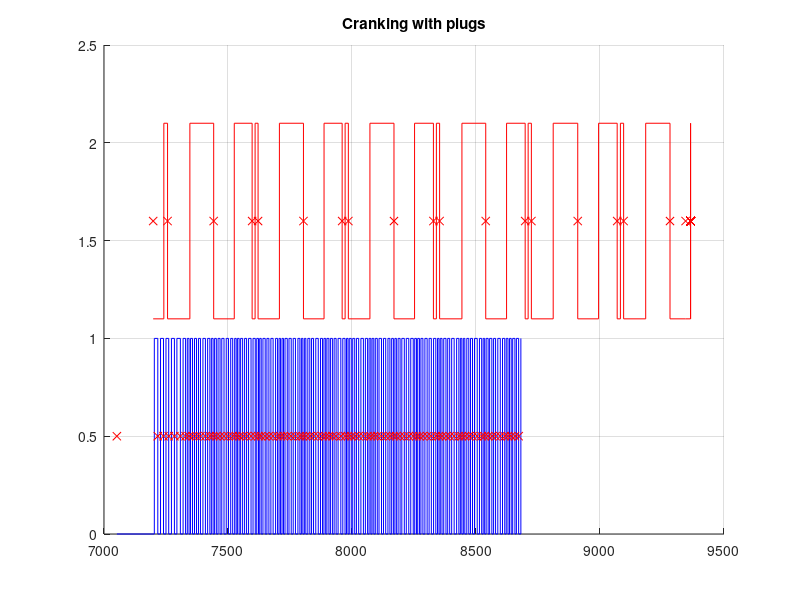

This figure's MATLAB source:
% Data collected using ARDUINO on Apr 30 2016 8:30 PM

VRS0_first = 7051.908;
VRS0_state=[0, 1, 0, 1, 0, 1, 0, 1, 0, 1, 0, 1, 0, 1, 0, 1, 0, 1, 0, 1, 0, 1, 0, 1, 0, 1, 0, 1, 0, 1, 0, 1, 0, 1, 0, 1, 0, 1, 0, 1, 0, 1, 0, 1, 0, 1, 0, 1, 0, 1, 0, 1, 0, 1, 0, 1, 0, 1, 0, 1, 0, 1, 0, 1, 0, 1, 0, 1, 0, 1, 0, 1, 0, 1, 0, 1, 0, 1, 0, 1, 0, 1, 0, 1, 0, 1, 0, 1, 0, 1, 0, 1, 0, 1, 0, 1, 0, 1, 0, 1, 0, 1, 0, 1, 0, 1, 0, 1, 0, 1, 0, 1, 0, 1, 0, 1, 0, 1, 0, 1, 0, 1, 0, 1, 0, 1, 0, 1, 0, 1, 0, 1, 0, 1, 0, 1, 0, 1, 0, 1, 0, 1, 0, 1, 0, 1, 0, 1, 0, 1, 0, 1, 0, 1, 0, 1, 0, 1, 0, 1, 0, 1, 0, 1, 0, 1, 0, 1, 0, 1, 0, 1, 0, 1, 0, 1, 0, 1, 0, 1, 0, 1, 0, 1, 0, 1, 0, 1, 0, 1];

VRS0_dtms=[ 0, 151, 14, 11, 12, 10, 11, 11, 12, 10, 14, 11, 10, 7, 7, 6, 8, 8, 8, 8, 8, 10, 10, 9, 9, 6, 7, 6, 7, 7, 8, 7, 9, 9, 9, 9, 8, 8, 6, 5, 7, 6, 8, 8, 8, 8, 10, 8, 9, 6, 7, 5, 6, 7, 9, 7, 8, 8, 9, 10, 8, 6, 6, 6, 6, 6, 9, 7, 9, 8, 9, 10, 8, 6, 6, 6, 6, 8, 8, 7, 8, 9, 10, 9, 8, 6, 7, 5, 8, 6, 8, 7, 8, 8, 11, 8, 9, 6, 6, 5, 8, 6, 8, 7, 9, 9, 10, 8, 9, 6, 7, 5, 7, 6, 8, 7, 10, 8, 9, 9, 8, 7, 7, 6, 6, 7, 8, 7, 10, 8, 10, 8, 10, 6, 7, 5, 7, 6, 8, 8, 9, 8, 9, 9, 9, 7, 6, 5, 7, 7, 9, 7, 8, 8, 10, 10, 9, 6, 6, 6, 6, 8, 8, 7, 8, 8, 11, 9, 9, 6, 6, 6, 8, 6, 9, 7, 8, 9, 10, 9, 9, 6, 7, 6, 7, 6, 9, 6, 9, 9];
VRS0_t = VRS0_first+cumsum(VRS0_dtms);
VRS1_state=[0, 1, 0, 1, 0, 1, 0, 1, 0, 1, 0, 1, 0, 1, 0, 1, 0, 1, 1, 0, 1, 0, 1, 0, 1, 0, 1, 0, 1, 0, 1, 0, 1, 0, 1, 0, 0, 1, 0, 0, 0, 0, 0, 0, 0, 0, 0, 0, 0, 0, 0, 0, 0, 0, 0, 0, 0, 0, 0, 0, 0, 0, 0, 0, 0, 0, 0, 0, 0, 0, 0, 0, 0, 0, 0, 0, 0, 0, 0, 0, 0, 0, 0, 0, 0, 0, 0, 0, 0, 0, 0, 0, 0, 0, 0, 0, 0, 0, 0, 0, 0, 0, 0, 0, 0, 0, 0, 0, 0, 0, 0, 0, 0, 0, 0, 0, 0, 0, 0, 0, 0, 0, 0, 0, 0, 0, 0, 0, 0, 0, 0, 0, 0, 0, 0, 0, 0, 0, 0, 0, 0, 0, 0, 0, 0, 0, 0, 0, 0, 0, 0, 0, 0, 0, 0, 0, 0, 0, 0, 0, 0, 0, 0, 0, 0, 0, 0, 0, 0, 0, 0, 0, 0, 0, 0, 0, 0, 0, 0, 0, 0, 0, 0, 0, 0, 0, 0, 0, 0, 0];
VRS1_first= 7198.260;
VRS1_dtms=[0, 43, 15, 90, 96, 83, 72, 12, 12, 86, 97, 83, 73, 12, 13, 87, 97, 83, 0, 76, 12, 13, 90, 96, 84, 75, 12, 13, 88, 99, 84, 75, 13, 13, 89, 98, 63, 20, 0, 0, 0, 0, 0, 0, 0, 0, 0, 0, 0, 0, 0, 0, 0, 0, 0, 0, 0, 0, 0, 0, 0, 0, 0, 0, 0, 0, 0, 0, 0, 0, 0, 0, 0, 0, 0, 0, 0, 0, 0, 0, 0, 0, 0, 0, 0, 0, 0, 0, 0, 0, 0, 0, 0, 0, 0, 0, 0, 0, 0, 0, 0, 0, 0, 0, 0, 0, 0, 0, 0, 0, 0, 0, 0, 0, 0, 0, 0, 0, 0, 0, 0, 0, 0, 0, 0, 0, 0, 0, 0, 0, 0, 0, 0, 0, 0, 0, 0, 0, 0, 0, 0, 0, 0, 0, 0, 0, 0, 0, 0, 0, 0, 0, 0, 0, 0, 0, 0, 0, 0, 0, 0, 0, 0, 0, 0, 0, 0, 0, 0, 0, 0, 0, 0, 0, 0, 0, 0, 0, 0, 0, 0, 0, 0, 0, 0, 0, 0, 0, 0, 0]
VRS1_t = VRS1_first+cumsum(VRS1_dtms);

VRS0_falling = find(VRS0_state==0);
VRS1_falling = find(VRS1_state==0);

figure(3);
clf;
hold on;
stairs( VRS0_t,VRS0_state, 'b-' );
stairs( VRS1_t,VRS1_state+1.1, 'r-' );

plot(VRS0_t(VRS0_falling), 0.5, 'rx'  );
plot(VRS1_t(VRS1_falling), 1.6, 'rx'  );

grid on;
hold off;
title('Cranking with plugs');


export_t = 7422.26;

A = [ 7346.26, 7442.26, 7525.26, 7597.26, 7609.26, 7621.26, 7707.26 ]

A = A(2:end) - A(1:end-1)